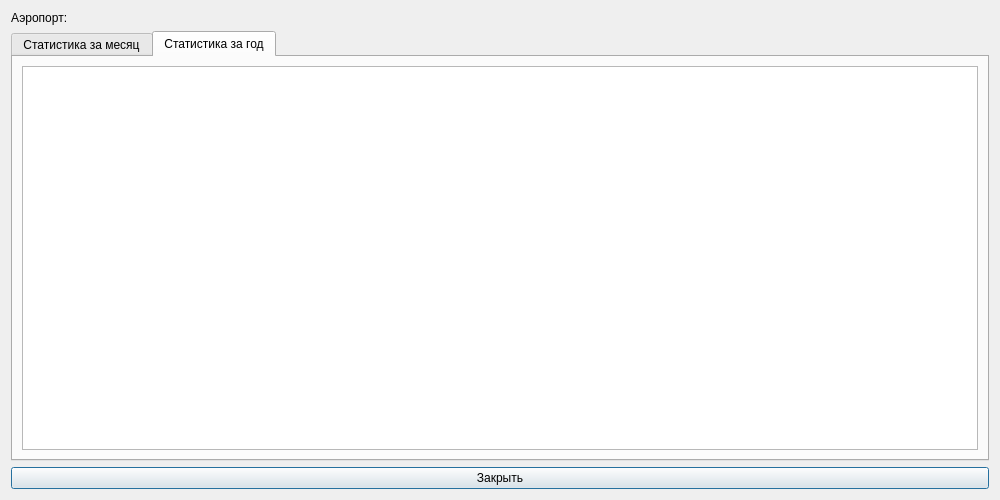
<?xml version="1.0" encoding="UTF-8"?>
<ui version="4.0">
 <class>DialogStatistics</class>
 <widget class="QDialog" name="DialogStatistics">
  <property name="geometry">
   <rect>
    <x>0</x>
    <y>0</y>
    <width>1000</width>
    <height>500</height>
   </rect>
  </property>
  <property name="windowTitle">
   <string>Статистика</string>
  </property>
  <layout class="QVBoxLayout" name="verticalLayout">
   <item>
    <widget class="QLabel" name="label">
     <property name="text">
      <string>Аэропорт:</string>
     </property>
    </widget>
   </item>
   <item>
    <widget class="QTabWidget" name="tabWidget">
     <property name="currentIndex">
      <number>1</number>
     </property>
     <widget class="QWidget" name="tab1">
      <attribute name="title">
       <string>Статистика за месяц</string>
      </attribute>
      <layout class="QGridLayout" name="gridLayout">
       <item row="0" column="0">
        <spacer name="horizontalSpacer">
         <property name="orientation">
          <enum>Qt::Horizontal</enum>
         </property>
         <property name="sizeHint" stdset="0">
          <size>
           <width>538</width>
           <height>21</height>
          </size>
         </property>
        </spacer>
       </item>
       <item row="0" column="1">
        <widget class="QComboBox" name="comboBox"/>
       </item>
       <item row="1" column="0" colspan="2">
        <widget class="QChartView" name="graphicsView"/>
       </item>
      </layout>
     </widget>
     <widget class="QWidget" name="tab2">
      <attribute name="title">
       <string>Статистика за год</string>
      </attribute>
      <layout class="QHBoxLayout" name="horizontalLayout">
       <item>
        <widget class="QChartView" name="graphicsView_2"/>
       </item>
      </layout>
     </widget>
    </widget>
   </item>
   <item>
    <widget class="QPushButton" name="pushButton">
     <property name="text">
      <string>Закрыть</string>
     </property>
    </widget>
   </item>
  </layout>
 </widget>
 <customwidgets>
  <customwidget>
   <class>QChartView</class>
   <extends>QGraphicsView</extends>
   <header>QtCharts</header>
  </customwidget>
 </customwidgets>
 <resources/>
 <connections/>
</ui>
